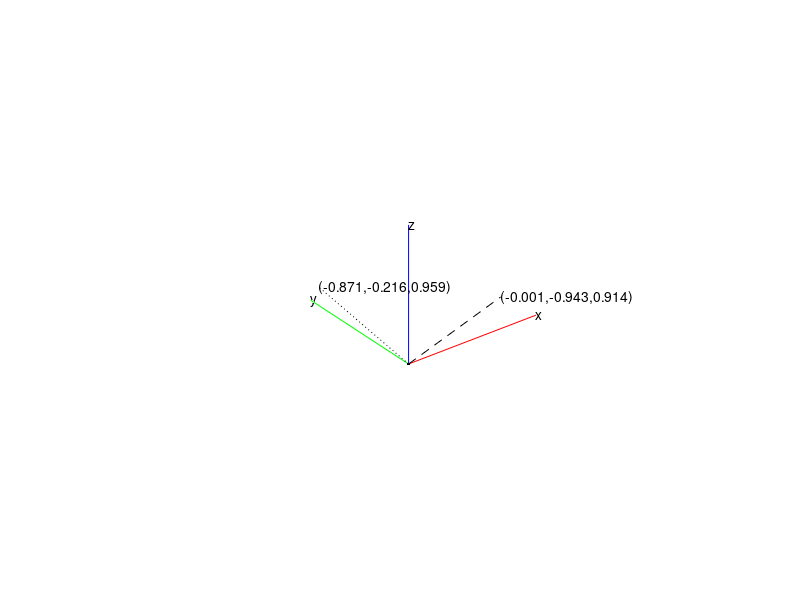

This chart was generated by the following MATLAB code:
%%  In this part, we'll practice generating a random rotation matrix and plot
%%  another random vector before and after being rotated by this matrix. In the
%%  code box below, we have already create a starter code to plot the x, y, z axes
%%  in red, green and blue respectively, following the convention in the robotics
%%  community. You should read the starter code carefully as it will guide you on
%%  how to plot in 3D. Your task is to add the following features to the code:

%%  Generate a random matrix R that satisfy the requirements for rotation matrices.
%%  Apply the rotation represented by the rotation matrix R you randomly genereated
%%  to the vector u we generated radomly for you, and call the new rotated vector v.
%%  Plot the two vectors u and v using the function plot3(). Both vectors should
%%  originate from the frame origin.
%%  Put a textbox around the tip of the vector showing the coordinates of the
%%  vector, num2str() function should be helpful when creating the string to be
%%  displayed.
%%  If you write your script correctly, you should be able to generate a plot like
%%  the following (as the vectors are randomly generated, your plot might look
%%  slightly different)


% rand(3,1) generates a random 3 by one column vector. We use this u to plot
u=rand(3,1)*2-1;

% plot the origin
plot3(0,0,0,'.k')

% axis setting
axis vis3d
axis off
hold on
%%%%% your code starts here %%%%%
% generate a random rotation matrix R

% R = quat2rotm(quaternion(rand(1,4)))

theta = rand(1,1) * 2 * pi-pi;
x = rand(3,1) * 2-1;
y = x / (sqrt(x(1)^2 + x(2)^2 + x(3)^2));
J=[0 -y(3) y(2);y(3) 0 -y(1);-y(2) y(1) 0];
R=eye(3) + sin(theta) * J + (1-cos(theta)) * (J^2);
% plot the x axis 
plot3([0,1],[0,0],[0,0],'r');
text(1,0,0,'x')
hold on

% plot the y axis 
plot3([0,0],[0,1],[0,0],'g');
text(0,1,0,'y')
hold on

% plot the z axis 
plot3([0,0],[0,0],[0,1],'b');
text(0,0,1,'z')
hold on

% plot the original vector u
plot3([0,u(1)], [0,u(2)], [0,u(3)] , ':k')
text(u(1), u(2), u(3),['(',num2str(u(1),'%.3f'),',',num2str(u(2),'%.3f'),',',num2str(u(3),'%.3f'),')'])
hold on

% apply rotation and calcuate v plot the vector after rotation v
v = R * u;

% plot the new vector v
plot3([0,v(1)], [0,v(2)], [0,v(3)], '--k')
text(v(1), v(2), v(3), ['(',num2str(v(1),'%.3f'),',',num2str(v(2),'%.3f'),',',num2str(v(3),'%.3f'),')'])
hold on

%%%%% your code ends here %%%%%
